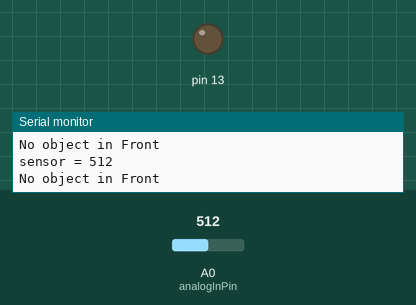
This sketch was run on a simulated Arduino Uno, built with avr-gcc and run on an emulated ATmega328P. Shown: output pins drawn as LEDs (lit = HIGH), the last lines printed to the serial monitor. Inputs (shaded band) come from the test bench; at power-on: A0 (analogInPin) = 512.

Above: at 1.3 s.
1.4 s: A0 (analogInPin) set to 105
2.9 s: A0 (analogInPin) set to 92
At 4.0 s:
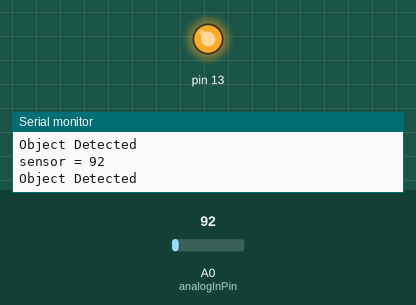
4.5 s: A0 (analogInPin) set to 110
At 5.2 s:
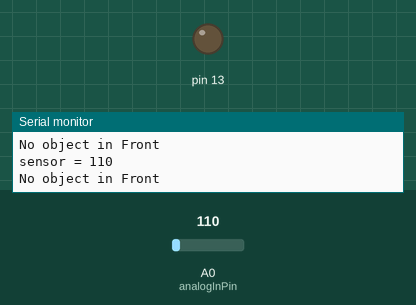
6.0 s: A0 (analogInPin) set to 90
At 6.4 s:
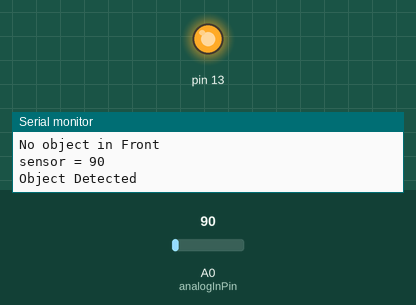
Timing chart, 0 to 8.5 s (numbered marks = the images above; inputs shaded):
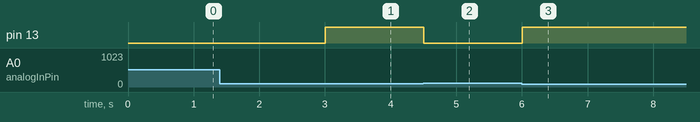

Measured:
- the behaviour switches between 100 and 99 on A0 (analogInPin) (found by bisection; images 0 and 1)
- after the input at 2.9 s, pin 13: LOW → HIGH after 0.10 s
- after the input at 4.5 s, pin 13: HIGH → LOW at once
- after the input at 6.0 s, pin 13: LOW → HIGH at once

The sketch:

IR_Led_blink.ino
```cpp
const int analogInPin = A0;  // Analog input pin that the receiver is attached to
int sensorValue = 0;        // value read from the receiver

void setup() {
  // initialize serial communications at 9600 bps:
  Serial.begin(9600);
  //initialize the indicator LED:
  pinMode(13, OUTPUT);
}

void loop() {
  // read the analog in value:
  sensorValue = analogRead(analogInPin);

  // print the results to the serial monitor:
  Serial.print("\nsensor = ");
  Serial.print(sensorValue);
  //the threshold found fron analog In Out program was when object is detected, the sensor value is below 100
  //set the threshold whihc you get
  //the threshold varies for different sets of emitter-receiver pairs
  if(sensorValue < 100){ //checks if object is there or not
    digitalWrite(13, HIGH);
    Serial.print("\nObject Detected");
    }
  else{
    digitalWrite(13, LOW);
    Serial.print("\nNo object in Front");
    }
  delay(500);
}
```
